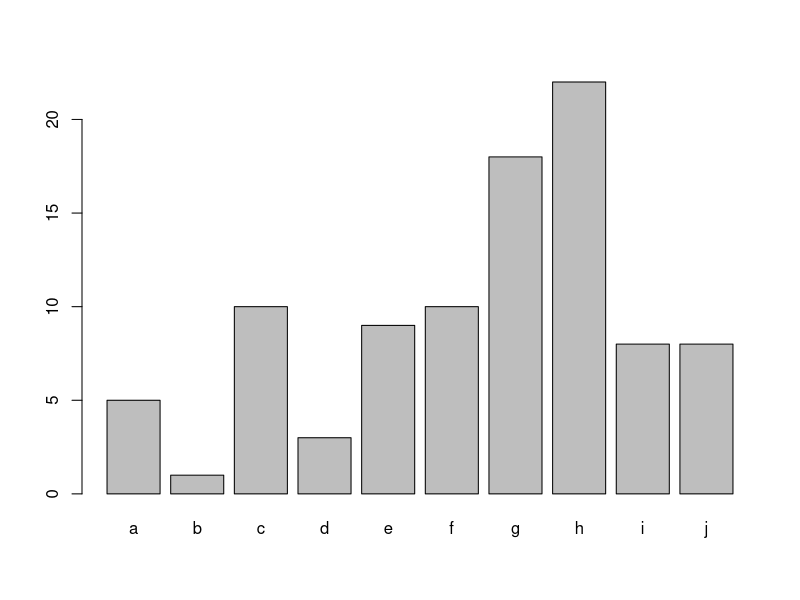
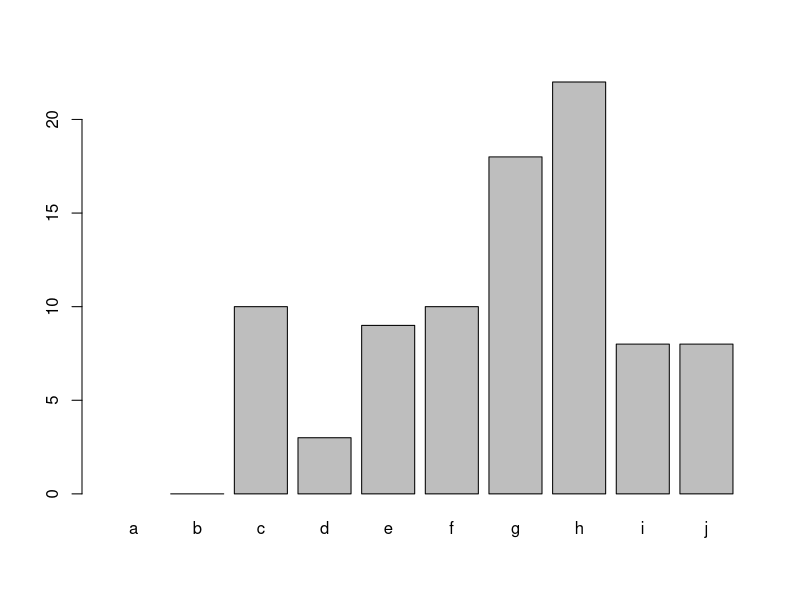

These charts were generated, in order, by the following R code:
## ---- chunk 1
x = 1
y <- 2
x <- x + y
x * 4
## ---- chunk 2
x > y
## ---- chunk 3
x <- 5
y <- 7
x > y
## ---- chunk 4
x <- 0.1 + 0.2
y <- 0.3
x == y
epsilon <- 1e-10
abs(x - y) < epsilon
all.equal(x, y)
## ---- chunk 5
   x <- c(TRUE, FALSE, TRUE)
   y <- c(TRUE, TRUE, FALSE)
   x & y 
## ---- chunk 6
   x <- c(TRUE, FALSE, TRUE)
   y <- c(FALSE, TRUE, FALSE)
   x | y  
## ---- chunk 7
   x <- 5
   x > 10 && z < 7 # z is undefined!
## ---- chunk 8
   x <- 5
   y <- 7
   x > 2 || y > 10  
## ---- chunk 9
   bool_vec = c(FALSE, TRUE, TRUE)
   bool_vec
   !bool_vec
## ---- chunk 10
   any(bool_vec) # Is any value true?
   all(bool_vec) # Are all values true?
## ---- chunk 11
   any(!bool_vec) # Is any value false?
   all(!bool_vec) # Are all values false?
## ---- chunk 12
grade <- function(x) {
  if (x > 90) {
    "A"
  } else if (x > 80) {
    "B"
  } else if (x > 70) {
    "C"
  } else {
    "F"
  }
}
grade(74); grade(98)
## ---- chunk 13
x <- 1:10
x %% 2
x %% 2 == 0
ifelse(x %% 2 == 0, "even", "odd")
## ---- chunk 14
for (i in 1:3) {
  print(i)
}
## ---- chunk 15
n <- 5
grades <- floor(runif(n, 70, 100))
grades
letter_grades = character(n)
for(g in 1:n){
    letter_grades[g] <- grade(grades[g])
}
letter_grades
## ---- chunk 16
n <- 5
grades
## ---- chunk 17
letter_grades = character(n)
for(g in 1:n){
    letter_grades[g] <- grade(grades[g])
}
letter_grades
## ---- chunk 18
n <- 5
grades
## ---- chunk 19
letter_grades = character(n)
for(g in 1:n){
    letter_grades <- grade(grades[g]) #<<
}
letter_grades
## ---- chunk 20
means <- c(1, 50, 20)
out <- vector("list", length(means))
for (i in 1:length(means)) {
  out[[i]] <- rnorm(3, means[[i]])
}
out
## ---- chunk 21
means <- c()
1:length(means)
## ---- chunk 22
for (i in seq_along(means)) {
  out[[i]] <- rnorm(10, means[[i]])
}
## ---- chunk 23
for (i in 1:10) {
  if (i < 3) 
    next

  print(i)
  
  if (i >= 5)
    break
}
## ---- chunk 24
species_n = c(a = 5, b = 1, c = 10, d = 3, e = 9, 
              f = 10, g = 18, h = 22, i = 8, j = 8)
barplot(species_n)
## ---- chunk 25
n_total = 0
for(i in seq_along(species_n)){
  n_total <- n_total + species_n[i]
}
n_total
## ---- chunk 26
props = species_n / n_total
round(props, 2) # Only print 2 decimal places
## ---- chunk 27
D = 0
names(D) = "Simpson"
for(i in seq_along(props)){
  D = D + props[i]^2
}
D
## ---- chunk 28
H = 0
names(H) = "Shannon"
for(i in seq_along(props)){
  H = H - props[i] * log(props[i])
}
H
## ---- chunk 29
species_n = c(a = NA, b = 0, c = 10, d = 3, e = 9,  
              f = 10, g = 18, h = 22, i = 8, j = 8)
barplot(species_n)
## ---- chunk 30
1 + NA
## ---- chunk 31
species_n = c(a = NA, b = 0, c = 10, d = 3, e = 9,  
              f = 10, g = 18, h = 22, i = 8, j = 8)
n_total = 0
for(i in seq_along(species_n)){
  n_total <- n_total + species_n[i]
}
n_total
(props = species_n / n_total)
## ---- chunk 32
species_n
species_n == 0
is.na(species_n)
## ---- chunk 33
(species_n <- species_n[!is.na(species_n)])
## ---- chunk 34
(species_n <- species_n[species_n != 0])
## ---- chunk 35
species_n = c(a = NA, b = 0, c = 10, d = 3, e = 9,  
              f = 10, g = 18, h = 22, i = 8, j = 8)
(species_n <- na.omit(species_n)) #<<
n_total = 0
for(i in seq_along(species_n)){
  n_total <- n_total + species_n[i]
}
n_total
